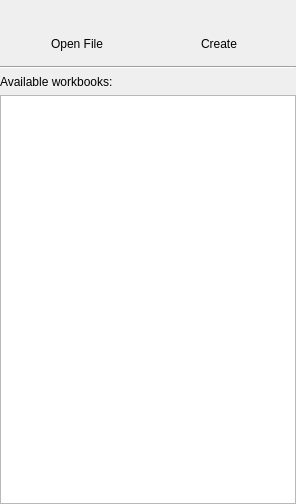
<?xml version="1.0" encoding="UTF-8"?>
<ui version="4.0">
 <class>Form</class>
 <widget class="QWidget" name="Form">
  <property name="geometry">
   <rect>
    <x>0</x>
    <y>0</y>
    <width>296</width>
    <height>504</height>
   </rect>
  </property>
  <property name="windowTitle">
   <string>Form</string>
  </property>
  <layout class="QVBoxLayout" name="verticalLayout_3">
   <property name="leftMargin">
    <number>0</number>
   </property>
   <property name="topMargin">
    <number>0</number>
   </property>
   <property name="rightMargin">
    <number>0</number>
   </property>
   <property name="bottomMargin">
    <number>0</number>
   </property>
   <item>
    <widget class="QFrame" name="frame_4">
     <property name="frameShape">
      <enum>QFrame::NoFrame</enum>
     </property>
     <property name="frameShadow">
      <enum>QFrame::Raised</enum>
     </property>
     <layout class="QHBoxLayout" name="horizontalLayout_2">
      <property name="topMargin">
       <number>0</number>
      </property>
      <property name="bottomMargin">
       <number>0</number>
      </property>
      <item>
       <widget class="QFrame" name="frame_5">
        <property name="frameShape">
         <enum>QFrame::NoFrame</enum>
        </property>
        <property name="frameShadow">
         <enum>QFrame::Raised</enum>
        </property>
        <layout class="QVBoxLayout" name="verticalLayout_2">
         <item alignment="Qt::AlignHCenter">
          <widget class="QPushButton" name="button_open_file">
           <property name="sizePolicy">
            <sizepolicy hsizetype="Preferred" vsizetype="Preferred">
             <horstretch>0</horstretch>
             <verstretch>0</verstretch>
            </sizepolicy>
           </property>
           <property name="maximumSize">
            <size>
             <width>100</width>
             <height>16777215</height>
            </size>
           </property>
           <property name="text">
            <string/>
           </property>
           <property name="iconSize">
            <size>
             <width>48</width>
             <height>48</height>
            </size>
           </property>
           <property name="flat">
            <bool>true</bool>
           </property>
          </widget>
         </item>
         <item alignment="Qt::AlignHCenter">
          <widget class="QLabel" name="label">
           <property name="text">
            <string>Open File</string>
           </property>
           <property name="alignment">
            <set>Qt::AlignCenter</set>
           </property>
          </widget>
         </item>
        </layout>
       </widget>
      </item>
      <item>
       <widget class="QFrame" name="frame_2">
        <property name="frameShape">
         <enum>QFrame::NoFrame</enum>
        </property>
        <property name="frameShadow">
         <enum>QFrame::Raised</enum>
        </property>
        <layout class="QVBoxLayout" name="verticalLayout_4">
         <item alignment="Qt::AlignHCenter">
          <widget class="QPushButton" name="button_create">
           <property name="sizePolicy">
            <sizepolicy hsizetype="Preferred" vsizetype="Preferred">
             <horstretch>0</horstretch>
             <verstretch>0</verstretch>
            </sizepolicy>
           </property>
           <property name="maximumSize">
            <size>
             <width>100</width>
             <height>16777215</height>
            </size>
           </property>
           <property name="text">
            <string/>
           </property>
           <property name="iconSize">
            <size>
             <width>48</width>
             <height>48</height>
            </size>
           </property>
           <property name="flat">
            <bool>true</bool>
           </property>
          </widget>
         </item>
         <item alignment="Qt::AlignHCenter">
          <widget class="QLabel" name="label_2">
           <property name="text">
            <string>Create</string>
           </property>
           <property name="alignment">
            <set>Qt::AlignCenter</set>
           </property>
          </widget>
         </item>
        </layout>
       </widget>
      </item>
     </layout>
    </widget>
   </item>
   <item>
    <widget class="Line" name="line">
     <property name="orientation">
      <enum>Qt::Horizontal</enum>
     </property>
    </widget>
   </item>
   <item>
    <widget class="QLabel" name="label_recently_used">
     <property name="text">
      <string>Available workbooks:</string>
     </property>
    </widget>
   </item>
   <item>
    <widget class="QListWidget" name="recent_list">
     <property name="minimumSize">
      <size>
       <width>0</width>
       <height>300</height>
      </size>
     </property>
     <property name="horizontalScrollBarPolicy">
      <enum>Qt::ScrollBarAlwaysOff</enum>
     </property>
     <property name="sizeAdjustPolicy">
      <enum>QAbstractScrollArea::AdjustToContents</enum>
     </property>
     <property name="resizeMode">
      <enum>QListView::Adjust</enum>
     </property>
     <property name="itemAlignment">
      <set>Qt::AlignLeading</set>
     </property>
    </widget>
   </item>
  </layout>
 </widget>
 <resources/>
 <connections/>
</ui>
